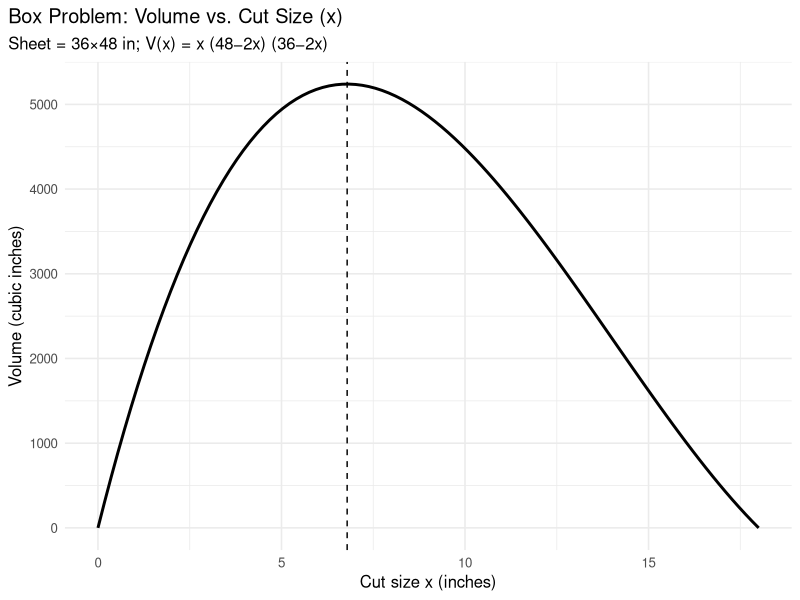
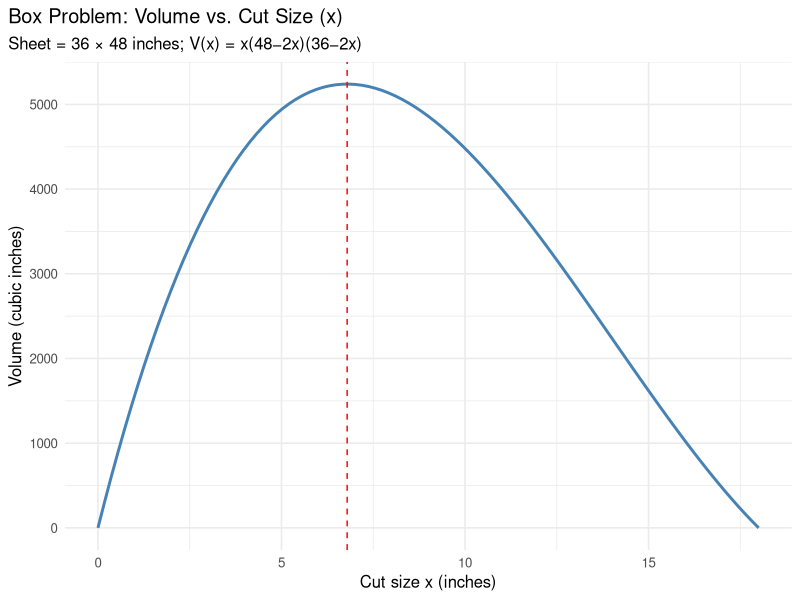

Generate these figures, in order, with R:
## ---- chunk 1
# Coding Style: tidyverse style guide
library(tidyverse)
library(ggplot2)

W <- 36; L <- 48

vol_box <- function(x, L, W) x * (L - 2*x) * (W - 2*x)

x_star <- ((L + W) - sqrt((L + W)^2 - 3*L*W)) / 6
V_max  <- vol_box(x_star, L, W)
base_L <- L - 2*x_star
base_W <- W - 2*x_star

#| fig-alt: "Volume versus cut size x for an open-top box from a 36 by 48 inch sheet. The curve peaks at x≈6.79 inches; a dashed vertical line marks the maximum."
#| fig-width: 7
#| fig-height: 4.5
#| fig-dpi: 300
ggplot(data.frame(x = c(0, min(L, W)/2)), aes(x = x)) +
  stat_function(fun = function(x) vol_box(x, L, W), linewidth = 1) +
  geom_vline(xintercept = x_star, linetype = 2) +
  labs(
    title    = "Box Problem: Volume vs. Cut Size (x)",
    subtitle = "Sheet = 36×48 in; V(x) = x (48−2x) (36−2x)",
    x = "Cut size x (inches)",
    y = "Volume (cubic inches)"
  ) +
  theme_minimal(base_size = 12) +
  theme(plot.title.position = "plot")
## ---- chunk 2
#| fig-cap: "Volume function for the 36×48 inch sheet. The dashed line marks the cut size x that gives the maximum volume."
#| fig-alt: "Graph of box volume versus cut size x for a 36 by 48 inch sheet. The curve rises to a single peak at around x = 6.8 inches, where the box reaches its maximum volume, then declines back to zero."
#| fig-width: 7
#| fig-height: 4.5
#| fig-dpi: 300

library(ggplot2)

# Function: volume as a function of cut size x
vol_box <- function(x, L, W) x * (L - 2*x) * (W - 2*x)

# Paper dimensions
L <- 48
W <- 36

# Compute maximum point analytically
x_star <- ((L + W) - sqrt((L + W)^2 - 3*L*W)) / 6

# Create the plot using ggplot2
ggplot(data.frame(x = c(0, min(L, W)/2)), aes(x = x)) +
  stat_function(fun = function(x) vol_box(x, L, W),
                linewidth = 1, color = "steelblue") +
  geom_vline(xintercept = x_star, linetype = 2, color = "red") +
  labs(
    title    = "Box Problem: Volume vs. Cut Size (x)",
    subtitle = "Sheet = 36 × 48 inches; V(x) = x(48−2x)(36−2x)",
    x        = "Cut size x (inches)",
    y        = "Volume (cubic inches)"
  ) +
  theme_minimal(base_size = 12) +
  theme(plot.title.position = "plot")
